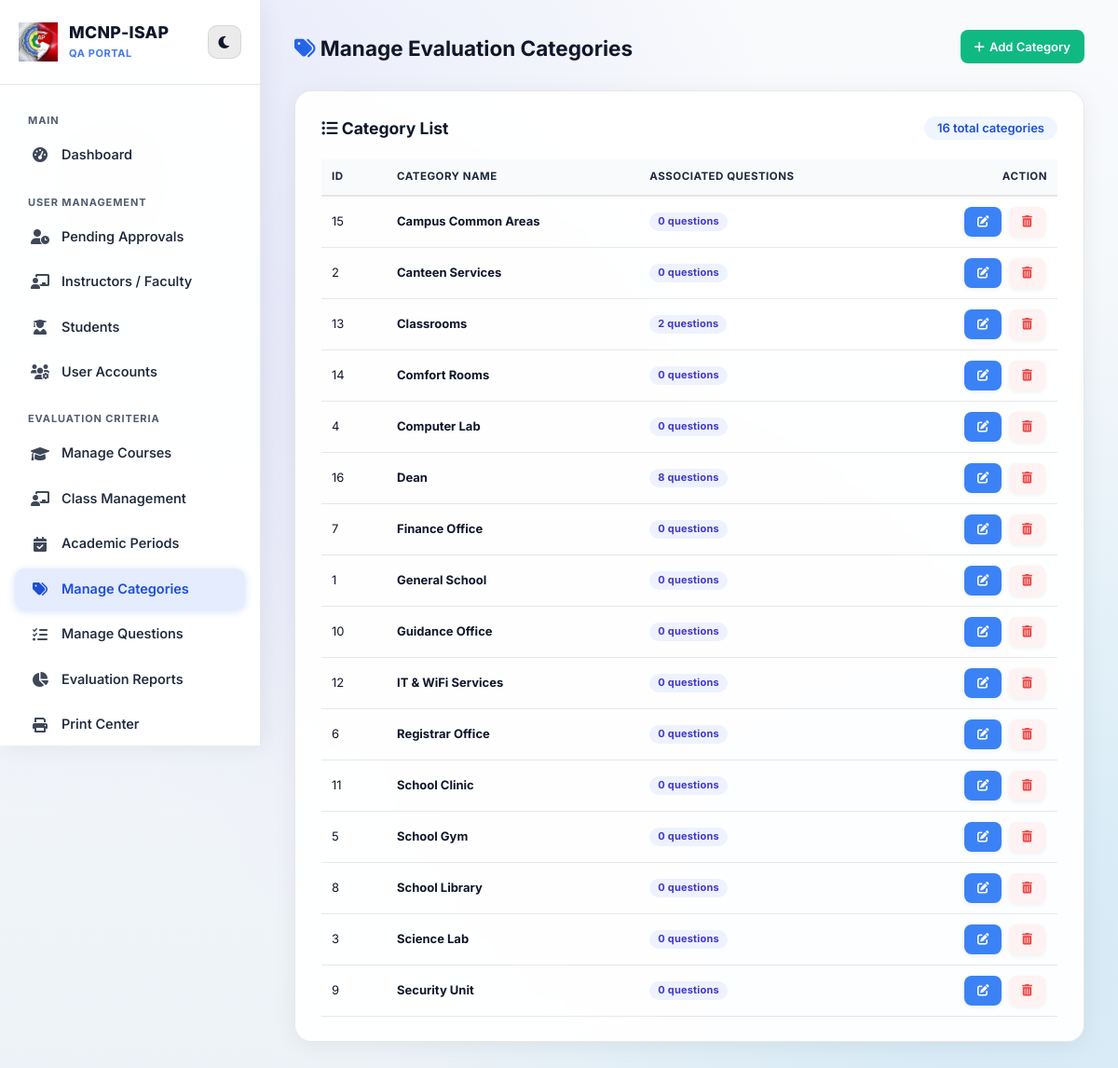
The page /manage_categories.php (signed in) on the database its author committed.
### tables this page shows
CREATE TABLE `evaluation_categories` (
  `id` int(11) NOT NULL AUTO_INCREMENT,
  `category_name` varchar(100) NOT NULL,
  PRIMARY KEY (`id`),
  UNIQUE KEY `category_name` (`category_name`)
);

### manage_categories.php (the view, shortened to what this page needs)
<!DOCTYPE html>
<html>
<head>
    <link rel="stylesheet" href="style.css?v=<?php echo filemtime('style.css'); ?>">
    <link rel="stylesheet" href="https://cdnjs.cloudflare.com/ajax/libs/font-awesome/6.0.0/css/all.min.css">
</head>
<body class="dashboard-body">
<div class="split-container">
    <?php
    include 'admin_sidebar.php';
    ?>
    <main class="main-content">
        <div style="display:flex; justify-content:space-between; align-items:center; margin-bottom:25px; flex-wrap:wrap; gap:10px;">
            <h2 style="color:var(--text-main); margin:0;">
                <i class="fas fa-tags" style="color:var(--accent);"></i> Manage Evaluation Categories
            </h2>
            <button type="button" onclick="openAddModal()" class="btn-action" style="background:#10b981; color:white; border:none; padding:10px 15px; border-radius:8px; cursor:pointer; font-weight:600;">
                <i class="fas fa-plus"></i> Add Category
            </button>
        </div>
        <div class="card">
            <div style="display:flex; justify-content:space-between; align-items:center; margin-bottom:20px;">
                <h3 style="margin:0;"><i class="fas fa-list-ul"></i> Category List</h3>
                <span class="category-badge" style="font-size:13px;">
                    <?php
                    $cats = $conn->query("SELECT c.*, (SELECT COUNT(*) FROM evaluation_questions q WHERE q.category = c.category_name) as question_count FROM evaluation_categories c ORDER BY c.category_name ASC");
                    echo $cats->num_rows;
                    ?> total categories
                </span>
            </div>
            <div class="table-responsive">
            <table class="table-modern">
                <thead>
                    <tr>
                        <th style="width:70px;">ID</th>
                        <th>Category Name</th>
                        <th>Associated Questions</th>
                        <th style="text-align:right;">Action</th>
                    </tr>
                </thead>
                <tbody>
                    <?php
                    if ($cats && $cats->num_rows > 0):
                        while($row = $cats->fetch_assoc()):
                    ?>
                    <tr>
                        <td><?php echo $row['id']; ?></td>
                        <td><strong><?php echo htmlspecialchars($row['category_name']); ?></strong></td>
                        <td><span class="category-badge" style="background:#eef2ff; color:#4338ca; font-weight:700;"><?php echo $row['question_count']; ?> questions</span></td>
                        <td style="text-align:right; white-space:nowrap;">
                            <button type="button" onclick="openEditModal(<?php echo $row['id']; ?>, '<?php echo addslashes(htmlspecialchars($row['category_name'])); ?>')" class="btn-action" style="background:#3b82f6; color:white; border:none; cursor:pointer;" title="Edit Category">
                                <i class="fas fa-edit"></i>
                            </button>
                            <a href="manage_categories.php?delete=<?php echo $row['id']; ?>" class="btn-action btn-delete" onclick="return confirm('Delete this category? This may affect existing questions using this category.')" title="Delete Category">
                                <i class="fas fa-trash-alt"></i>
                            </a>
                        </td>
                    </tr>
                    <?php endwhile; else: ?>
                    <tr>
                        <td colspan="4" style="text-align:center; padding:30px; color:var(--text-muted);">No categories found.</td>
                    </tr>
                    <?php endif; ?>
                </tbody>
            </table>
            </div>
        </div>
    </main>
</div>
</body>
</html>

### rows shown on the page
evaluation_categories: id "15", category_name "Campus Common Areas", question_count "0"
evaluation_categories: id "2", category_name "Canteen Services", question_count "0"
evaluation_categories: id "13", category_name "Classrooms", question_count "2"
evaluation_categories: id "14", category_name "Comfort Rooms", question_count "0"
evaluation_categories: id "4", category_name "Computer Lab", question_count "0"
evaluation_categories: id "16", category_name "Dean", question_count "8"
evaluation_categories: id "7", category_name "Finance Office", question_count "0"
evaluation_categories: id "1", category_name "General School", question_count "0"
evaluation_categories: id "10", category_name "Guidance Office", question_count "0"
evaluation_categories: id "12", category_name "IT & WiFi Services", question_count "0"
evaluation_categories: id "6", category_name "Registrar Office", question_count "0"
evaluation_categories: id "11", category_name "School Clinic", question_count "0"
evaluation_categories: id "5", category_name "School Gym", question_count "0"
evaluation_categories: id "8", category_name "School Library", question_count "0"
evaluation_categories: id "3", category_name "Science Lab", question_count "0"
evaluation_categories: id "9", category_name "Security Unit", question_count "0"

### other values the page prints
$label "Dashboard Pending Approvals Instructors / Faculty Students User Accounts Manage Courses Class Management Academic Periods Manage Categories Manage Questions Evaluation Reports Print Center"
$cats->num_rows "16"
